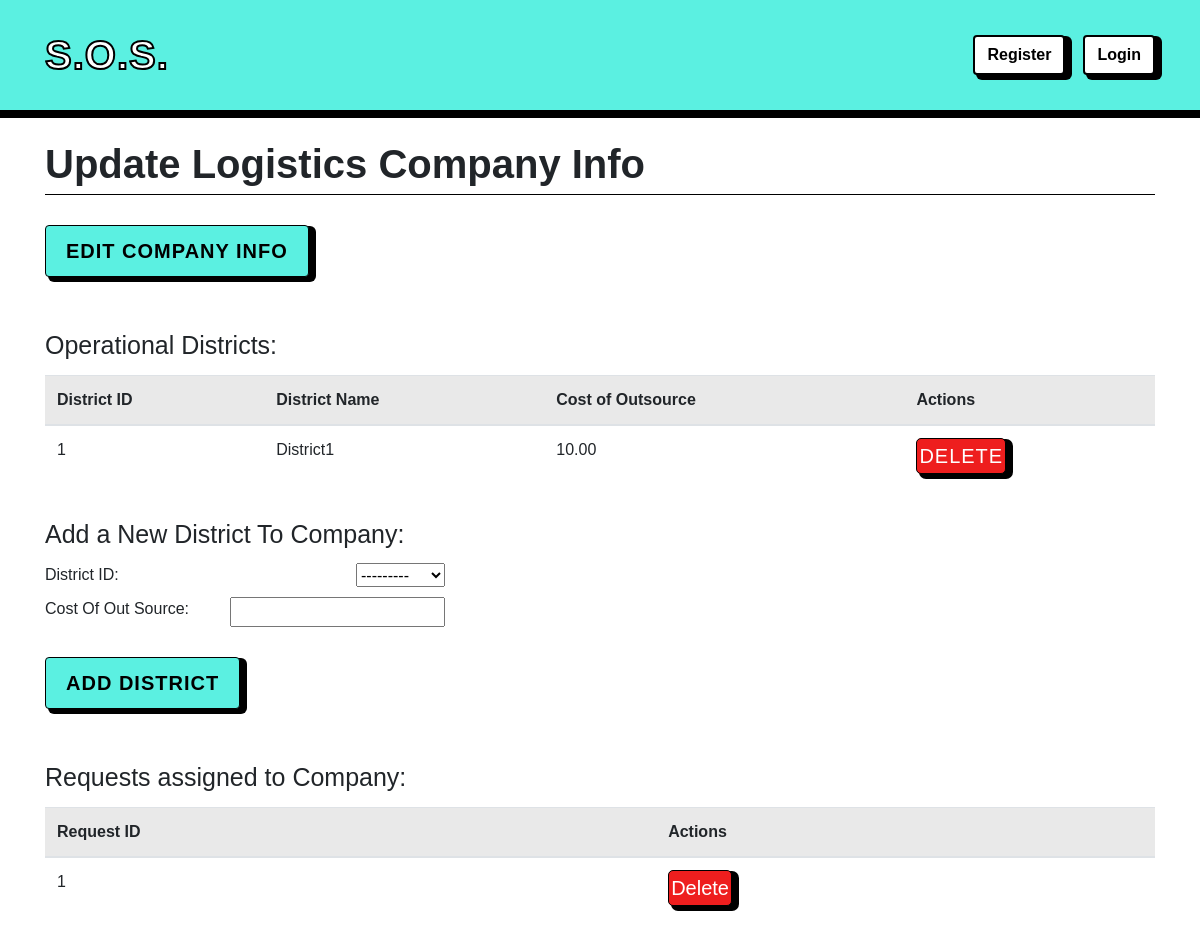
The app's page /myapp/logistics/1/edit/ with its own data.
### myapp/models.py (models this page shows, shortened)
class LogisticsCompany_has_District(models.Model):
    LogisticsCompany_CompanyID = models.ForeignKey(LogisticsCompany, on_delete=models.CASCADE)
    District_DistrictID = models.ForeignKey(District, on_delete=models.CASCADE)
    CostOfOutsource = models.DecimalField(max_digits=10, decimal_places=2, null=True)

class District(models.Model):
    DistrictID = models.IntegerField(primary_key=True)
    DistrictName = models.CharField(max_length=45, null=True)
    Coordination = models.CharField(max_length=45, null=True)
    Population = models.IntegerField(null=True)
    def __str__(self):
        return self.DistrictName

class Request_has_LogisticsCompany(models.Model):
    Request_RequestID = models.ForeignKey(Request, on_delete=models.CASCADE, null=True)
    LogisticsCompany_CompanyID = models.ForeignKey(LogisticsCompany, on_delete=models.CASCADE, null=True)
    DeliveryTime = models.DateField(null=True)

class Request(models.Model):
    RequestID = models.IntegerField(primary_key=True)
    RequestTime = models.DateField(null=True)
    CurrentStatus = models.CharField(max_length=45, null=True)
    DeliveryTime = models.DateField(null=True)
    Victim_RequesterID = models.ForeignKey(Victim, on_delete=models.CASCADE, null=True)

### myapp/views.py (the view)
# urls.py: path('logistics/<int:pk>/edit/', views.logistics_update_view, name='logistics_edit'),
def logistics_update_view(request, pk):
    logistics = get_object_or_404(LogisticsCompany, pk=pk)
    districts = District.objects.all()
    logistics_districts = LogisticsCompany_has_District.objects.filter(LogisticsCompany_CompanyID=pk)
    company_requests = Request_has_LogisticsCompany.objects.filter(LogisticsCompany_CompanyID=pk)
    if request.method == 'POST':
        district_form = LogisticsCompanyHasDistrictForm(request.POST)
        if district_form.is_valid():
            new_district = district_form.save(commit=False)
            new_district.LogisticsCompany_CompanyID = logistics
            new_district.save()
            return redirect('logistics_edit', pk=pk)
    else:
        district_form = LogisticsCompanyHasDistrictForm()
    return render(request, 'logistics_update.html', {
        'logistics': logistics,
        'district_form': district_form,
        'districts': districts,
        'logistics_districts': logistics_districts,
        'company_requests': company_requests
    })

### myapp/forms.py
class LogisticsCompanyHasDistrictForm(forms.ModelForm):
    class Meta:
        model = LogisticsCompany_has_District
        fields = ['District_DistrictID', 'CostOfOutsource']
    District_DistrictID = forms.ModelChoiceField(queryset=District.objects.all())

### myapp/templates/logistics_update.html (shortened to what this page needs)
{% extends 'main.html' %} {% block content %}
<div
    style="
        font-size: 40px;
        margin-top: 10px;
        font-weight: bold;
        margin-bottom: 20px;
        border-bottom: 1px solid black;
    "
>
    Update Logistics Company Info
</div>
<a
    style="
        margin-top: 10px;
        margin-bottom: 20px;
        box-shadow: 5px 3px 0px 2px black;
        background-color: #5bf0e1;
        border-color: #000000;
        color: black;
        font-size: 20px;
        font-family: sans-serif;
        font-weight: bold;
    "
    href="{% url 'company_edit' pk=logistics.pk %}"
    class="btn btn-primary"
    >Edit Company Info</a
>
<div style="font-size: 25px; margin-top: 30px; margin-bottom: 10px">
    Operational Districts:
</div>
<table class="table">
    <thead>
        <tr style="background-color: rgb(233, 233, 233)">
            <th>District ID</th>
            <th>District Name</th>
            <th>Cost of Outsource</th>
            <th>Actions</th>
        </tr>
    </thead>
    <tbody>
        {% for logistic_district in logistics_districts %}
        <tr>
            <td>{{ logistic_district.District_DistrictID.DistrictID }}</td>
            <td>{{ logistic_district.District_DistrictID.DistrictName }}</td>
            <td>{{ logistic_district.CostOfOutsource }}</td>
            <td>
                <form
                    method="POST"
                    action="{% url 'delete_district' pk=logistic_district.pk %}"
                >
                    <div style="display: flex">
                        <button
                            style="
                                font-size: 20px;
                                box-shadow: 5px 3px 0px 2px black;
                                padding: 2px;
                                border-radius: 5px;
                                display: flex;
                                background-color: #ee1e1e;
                                border: 1px solid #000000;
                                color: white;
                            "
                            class="btn btn-primary"
                            typr="submit"
                        >
                            Delete
                        </button>
                    </div>
                </form>
            </td>
        </tr>
        {% endfor %}
    </tbody>
</table>
<div style="font-size: 25px; margin-top: 30px; margin-bottom: 10px">
    Add a New District To Company:
</div>
<form method="POST">
    <div
        style="
            display: flex;
            max-width: 400px;
            flex-direction: column;
            gap: 10px;
        "
    >
        <div style="display: flex; justify-content: space-between">
            <div style="display: flex">District ID:</div>
            <div style="display: flex">
                {{ district_form.District_DistrictID }}
            </div>
        </div>
        <div style="display: flex; justify-content: space-between">
            <div style="display: flex">Cost Of Out Source:</div>
            <div style="display: flex">{{ district_form.CostOfOutsource }}</div>
        </div>
    </div>
    <button
        style="
            margin-top: 30px;
            margin-bottom: 20px;
            box-shadow: 5px 3px 0px 2px black;
            background-color: #5bf0e1;
            border-color: #000000;
            color: black;
            font-size: 20px;
            font-family: sans-serif;
            font-weight: bold;
        "
        type="submit"
        class="btn btn-primary"
    >
        Add District
    </button>
</form>
<div style="font-size: 25px; margin-top: 30px; margin-bottom: 10px">
    Requests assigned to Company:
</div>
<table class="table">
    <thead>
        <tr style="background-color: rgb(233, 233, 233)">
            <th>Request ID</th>
            <th>Actions</th>
        </tr>
    </thead>
    <tbody>
        {% for company_request in company_requests %}
        <tr>
            <td>{{ company_request.Request_RequestID.RequestID }}</td>
            <td>
                <form
                    method="POST"
                    action="{% url 'delete_request' pk=company_request.pk %}"
                >
                    <button
                        style="
                            font-size: 20px;
                            box-shadow: 5px 3px 0px 2px black;
                            padding: 2px;
                            border-radius: 5px;
                            display: flex;
                            background-color: #ee1e1e;
                            border: 1px solid #000000;
                            color: white;
                        "
                        class="btn btn-danger"
                        type="submit"
                    >
                        Delete
                    </button>
                </form>
            </td>
        </tr>
        {% endfor %}
    </tbody>
</table>
{% endblock %}

### myapp/static/myapp/styles.css (style rules this page uses)
.btn-primary { background-color: #007bff; border-color: #007bff; color: #fff; padding: 10px 20px; letter-spacing: 1px; text-transform: uppercase; transition: transform 0.3s ease; }

### records on screen
LogisticsCompany_has_District: District_DistrictID.DistrictID "1", District_DistrictID.DistrictName "District1", CostOfOutsource "10.00"
Request_has_LogisticsCompany: Request_RequestID.RequestID "1"
